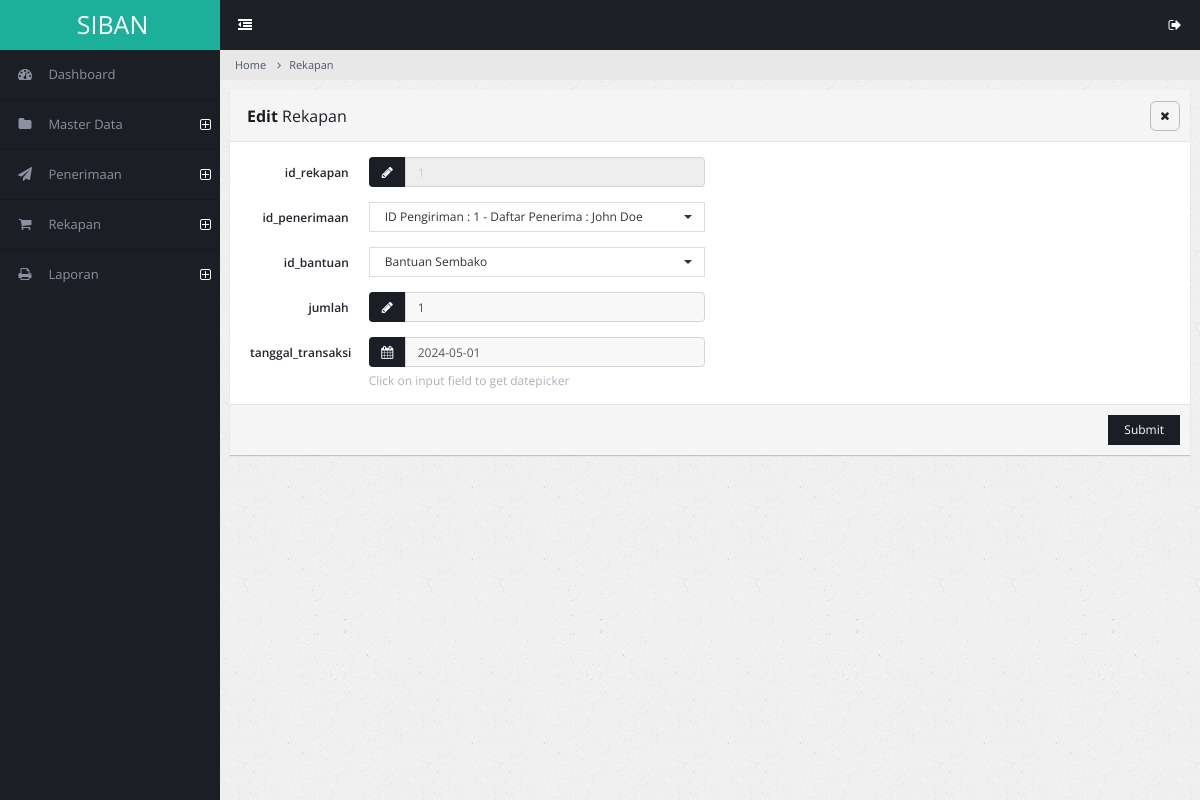
Page /admin/transaksi-edit.php?id_transaksi=1 (signed in) on the committed database.
### tables this page shows
CREATE TABLE `transaksi` (
  `id_transaksi` int(11) NOT NULL,
  `id_pengiriman` int(11) DEFAULT NULL,
  `id_bantuan` int(11) DEFAULT NULL,
  `jumlah` int(11) NOT NULL,
  `tanggal_transaksi` date NOT NULL
);

CREATE TABLE `pengiriman` (
  `id_pengiriman` int(11) NOT NULL,
  `id_penerima` int(11) DEFAULT NULL,
  `id_petugas` int(11) DEFAULT NULL,
  `tanggal_pengiriman` date NOT NULL,
  `id_status` int(11) DEFAULT NULL
);

CREATE TABLE `daftar_penerima` (
  `id_penerima` int(11) NOT NULL,
  `nama_penerima` varchar(100) NOT NULL,
  `alamat` varchar(255) NOT NULL,
  `no_telepon` varchar(15) DEFAULT NULL,
  `id_wilayah` int(11) DEFAULT NULL,
  `tanggal_daftar_penerima` varchar(100) NOT NULL
);

CREATE TABLE `jenis_bantuan` (
  `id_bantuan` int(11) NOT NULL,
  `nama_bantuan` varchar(100) NOT NULL,
  `deskripsi` text
);

### admin/transaksi-edit.php (the view, shortened to what this page needs)
<!DOCTYPE html>
<html lang="en">
<head>
        <link rel="stylesheet" type="text/css" id="theme" href="css/theme-default.css"/>
    </head>
    <body>
        <div class="page-container">
            <div class="page-sidebar">
                <?php include 'menu.php'; ?>
            </div>
            <div class="page-content">
                <ul class="x-navigation x-navigation-horizontal x-navigation-panel">
                    <li class="xn-icon-button">
                        <a href="#" class="x-navigation-minimize"><span class="fa fa-dedent"></span></a>
                    </li>
                    <li class="xn-icon-button pull-right">
                        <a href="#" class="mb-control" data-box="#mb-signout"><span class="fa fa-sign-out"></span></a>
                    </li>
                </ul>
                <ul class="breadcrumb">
                    <li><a href="#">Home</a></li>
                    <li><a href="#">Rekapan</a></li>
                </ul>
                <?php
include "../koneksi.php";
$id_transaksi = $_GET['id_transaksi'];
$querymatakuliah = mysqli_query($konek, "SELECT * FROM transaksi
                                                                    INNER JOIN pengiriman ON pengiriman.id_pengiriman = transaksi.id_pengiriman
                                                                    INNER JOIN daftar_penerima ON daftar_penerima.id_penerima = pengiriman.id_penerima
                                                                    INNER JOIN jenis_bantuan ON jenis_bantuan.id_bantuan = transaksi.id_bantuan
                                        WHERE id_transaksi='$id_transaksi'");
while($matakuliah = mysqli_fetch_array($querymatakuliah)){
?>
                <div class="page-content-wrap">
                    <div class="row">
                        <div class="col-md-12">
                            <form class="form-horizontal" method="POST" action="transaksi_proses_edit" enctype="multipart/form-data">
                            <div class="panel panel-default">
                                <div class="panel-heading">
                                    <h3 class="panel-title"><strong>Edit</strong> Rekapan</h3>
                                    <ul class="panel-controls">
                                        <li><a href="#" class="panel-remove"><span class="fa fa-times"></span></a></li>
                                    </ul>
                                </div>
                                <div class="panel-body">
                                    <div class="row">
                                        <div class="col-md-6">
                                            <div class="form-group">
                                                <label class="col-md-3 control-label">id_rekapan</label>
                                                <div class="col-md-9">
                                                    <div class="input-group">
                                                        <span class="input-group-addon"><span class="fa fa-pencil"></span></span>
                                                        <input type="text" name="id_transaksi" readonly class="form-control"
                                                        value="<?php echo $matakuliah["id_transaksi"]; ?>"/>
                                                    </div>
                                                </div>
                                            </div>
                                            <div class="form-group">
                                                <label class="col-md-3 control-label">id_penerimaan</label>
                                                <div class="col-md-9">
                                                    <select class="form-control select" name="id_pengiriman" id="id_pengiriman">
                                                        <option value="<?php echo $matakuliah["id_pengiriman"]; ?>">
                                                        ID Pengiriman : <?php echo $matakuliah["id_pengiriman"]; ?> -
                                                        Daftar Penerima : <?php echo $matakuliah["nama_penerima"]; ?></option>
                                                    </select>
                                                </div>
                                            </div>
                                            <div class="form-group">
                                                <label class="col-md-3 control-label">id_bantuan</label>
                                                <div class="col-md-9">
                                                    <select class="form-control select" name="id_bantuan" id="id_bantuan">
                                                        <option value="<?php echo $matakuliah["id_bantuan"]; ?>">
                                                        <?php echo $matakuliah["nama_bantuan"]; ?></option>
                                                    </select>
                                                </div>
                                            </div>
                                             <div class="form-group">
                                                <label class="col-md-3 control-label">jumlah</label>
                                                <div class="col-md-9">
                                                    <div class="input-group">
                                                        <span class="input-group-addon"><span class="fa fa-pencil"></span></span>
                                                        <input type="text" name="jumlah" class="form-control"
                                                        value="<?php echo $matakuliah["jumlah"]; ?>"/>
                                                    </div>
                                                </div>
                                            </div>
                                            <div class="form-group">
                                                <label class="col-md-3 control-label">tanggal_transaksi</label>
                                                <div class="col-md-9">
                                                    <div class="input-group">
                                                        <span class="input-group-addon"><span class="fa fa-calendar"></span></span>
                                                        <input type="text" class="form-control datepicker" name="tanggal_transaksi"
                                                        value="<?php echo $matakuliah["tanggal_transaksi"]; ?>">
                                                    </div>
                                                    <span class="help-block">Click on input field to get datepicker</span>
                                                </div>
                                            </div>
                                        </div>
                                    </div>
                                </div>
                                <div class="panel-footer">
                                    <button class="btn btn-primary pull-right">Submit</button>
                                </div>
                            </div>
                            </form>
                        </div>
                    </div>
                </div>
            </div>
        </div>
        <?php } ?>
    </body>
</html>

### rows in the picture
transaksi: id_transaksi "1", id_pengiriman.id_pengiriman "1", daftar_penerima.nama_penerima "John Doe", id_bantuan.nama_bantuan "Bantuan Sembako", jumlah "1", tanggal_transaksi "2024-05-01"
